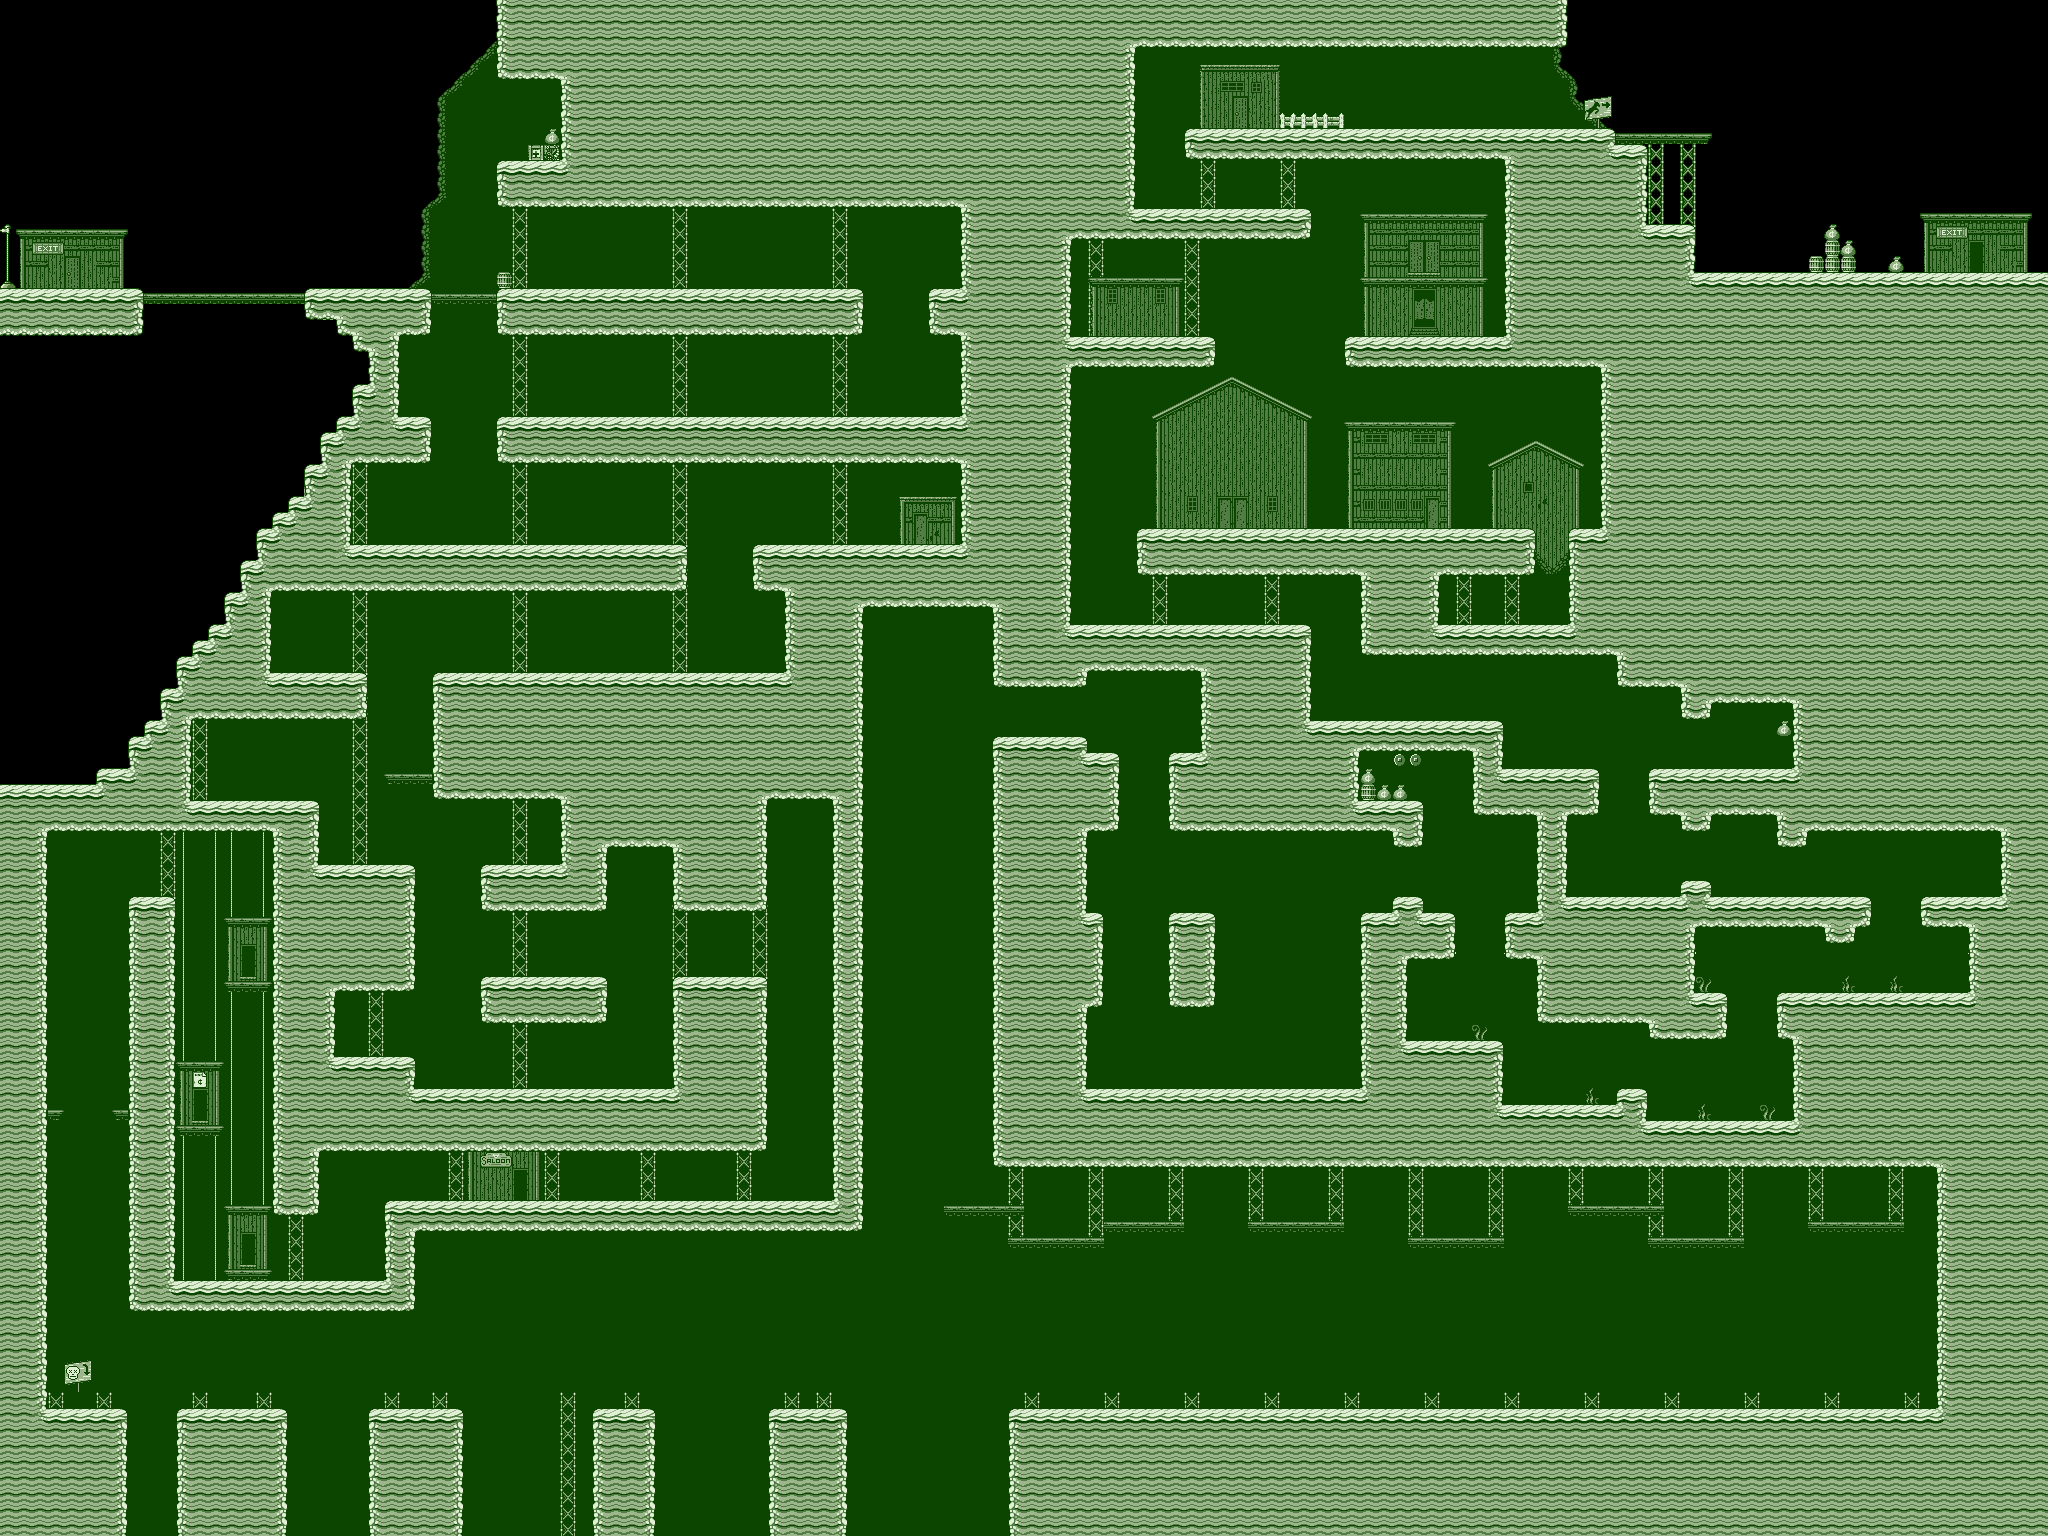

The image is a tile-based game level rendered from a .tmx file. Its description and source (layers, tilesets, objects; grid data summarised) follow:
An orthogonal 128x96 tile map with 16x16 px tiles, 4 tile layers (Wall, Background, Ground, Foreground) and 411 objects (84x Track_Middle, 33x Coin, 31x Geyser, 30x Bat, 23x Crate_Coins, ...).

<map version="1.0" orientation="orthogonal" renderorder="right-down" width="128" height="96" tilewidth="16" tileheight="16" nextobjectid="453">
 <tileset firstgid="1" name="environment" tilewidth="16" tileheight="16" tilecount="1024" columns="32">
  <image source="../../Resources/Tilesets/environment.png" width="512" height="512" />
  <tile id="512">
   <properties>
    <property name="PDKCustomCollider" value="Box_Collider" />
   </properties>
  </tile>
  <tile id="513">
   <properties>
    <property name="PDKCustomCollider" value="Box_Collider" />
   </properties>
  </tile>
  <tile id="516">
   <properties>
    <property name="PDKCustomCollider" value="Box_Collider" />
   </properties>
  </tile>
  <tile id="544">
   <properties>
    <property name="PDKCustomCollider" value="Box_Collider" />
   </properties>
  </tile>
  <tile id="548">
   <properties>
    <property name="PDKCustomCollider" value="Box_Collider" />
   </properties>
  </tile>
  <tile id="640">
   <properties>
    <property name="PDKCustomCollider" value="Box_Collider" />
   </properties>
  </tile>
  <tile id="644">
   <properties>
    <property name="PDKCustomCollider" value="Box_Collider" />
   </properties>
  </tile>
  <tile id="656">
   <properties>
    <property name="PDKCustomCollider" value="OneWayBox_Collider" />
   </properties>
  </tile>
  <tile id="675">
   <properties>
    <property name="PDKCustomCollider" value="OneWayTriangle1_Collider" />
   </properties>
  </tile>
  <tile id="676">
   <properties>
    <property name="PDKCustomCollider" value="OneWayTriangle2_Collider" />
   </properties>
  </tile>
  <tile id="677">
   <properties>
    <property name="PDKCustomCollider" value="OneWayTriangle3_Collider" />
   </properties>
  </tile>
  <tile id="678">
   <properties>
    <property name="PDKCustomCollider" value="OneWayTriangle4_Collider" />
   </properties>
  </tile>
  <tile id="713">
   <properties>
    <property name="PDKCustomCollider" value="OneWayHalfBox_Collider" />
   </properties>
  </tile>
  <tile id="714">
   <properties>
    <property name="PDKCustomCollider" value="OneWayHalfBox_Collider" />
   </properties>
  </tile>
  <tile id="715">
   <properties>
    <property name="PDKCustomCollider" value="OneWayHalfBox_Collider" />
   </properties>
  </tile>
  <tile id="745">
   <properties>
    <property name="PDKCustomCollider" value="OneWayTopHalfBox_Collider" />
   </properties>
  </tile>
  <tile id="746">
   <properties>
    <property name="PDKCustomCollider" value="OneWayTopHalfBox_Collider" />
   </properties>
  </tile>
  <tile id="747">
   <properties>
    <property name="PDKCustomCollider" value="OneWayTopHalfBox_Collider" />
   </properties>
  </tile>
  <tile id="837">
   <properties>
    <property name="PDKCustomCollider" value="Box_Collider" />
   </properties>
  </tile>
  <tile id="838">
   <properties>
    <property name="PDKCustomCollider" value="Box_Collider" />
   </properties>
  </tile>
  <tile id="840">
   <properties>
    <property name="PDKCustomCollider" value="Box_Collider" />
   </properties>
  </tile>
  <tile id="864">
   <properties>
    <property name="PDKCustomCollider" value="Box_Collider" />
   </properties>
  </tile>
  <tile id="865">
   <properties>
    <property name="PDKCustomCollider" value="Box_Collider" />
   </properties>
  </tile>
  <tile id="868">
   <properties>
    <property name="PDKCustomCollider" value="Box_Collider" />
   </properties>
  </tile>
  <tile id="872">
   <properties>
    <property name="PDKCustomCollider" value="Box_Collider" />
   </properties>
  </tile>
  <tile id="896">
   <properties>
    <property name="PDKCustomCollider" value="Box_Collider" />
   </properties>
  </tile>
  <tile id="900">
   <properties>
    <property name="PDKCustomCollider" value="Box_Collider" />
   </properties>
  </tile>
  <tile id="901">
   <properties>
    <property name="PDKCustomCollider" value="Box_Collider" />
   </properties>
  </tile>
  <tile id="928">
   <properties>
    <property name="PDKCustomCollider" value="Box_Collider" />
   </properties>
  </tile>
  <tile id="932">
   <properties>
    <property name="PDKCustomCollider" value="Box_Collider" />
   </properties>
  </tile>
  <tile id="933">
   <properties>
    <property name="PDKCustomCollider" value="Box_Collider" />
   </properties>
  </tile>
  <tile id="935">
   <properties>
    <property name="PDKCustomCollider" value="Box_Collider" />
   </properties>
  </tile>
  <tile id="936">
   <properties>
    <property name="PDKCustomCollider" value="Box_Collider" />
   </properties>
  </tile>
  <tile id="960">
   <properties>
    <property name="PDKCustomCollider" value="Box_Collider" />
   </properties>
  </tile>
  <tile id="964">
   <properties>
    <property name="PDKCustomCollider" value="Box_Collider" />
   </properties>
  </tile>
  <tile id="992">
   <properties>
    <property name="PDKCustomCollider" value="Box_Collider" />
   </properties>
  </tile>
  <tile id="996">
   <properties>
    <property name="PDKCustomCollider" value="Box_Collider" />
   </properties>
  </tile>
 </tileset>
 <layer name="Wall" width="128" height="96">
  <data>[12288 cells, 10169 non-empty, 10 distinct tile ids]</data>
 </layer>
 <layer name="Background" width="128" height="96">
  <data>[12288 cells, 674 non-empty, 56 distinct tile ids]</data>
 </layer>
 <layer name="Ground" width="128" height="96">
  <properties>
   <property name="PDKIsCollidable" value="true" />
  </properties>
  <data>[12288 cells, 5609 non-empty, 46 distinct tile ids]</data>
 </layer>
 <layer name="Foreground" width="128" height="96">
  <data>[12288 cells, 71 non-empty, 14 distinct tile ids]</data>
 </layer>
 <objectgroup name="Objects">
  <object id="1" type="Player" gid="164" x="64" y="288" width="16" height="16" />
  <object id="2" type="Vulture" gid="301" x="464" y="192" width="16" height="16" />
  <object id="3" type="Vulture" gid="301" x="432" y="160" width="16" height="16" />
  <object id="4" type="Vulture" gid="301" x="1200" y="432" width="16" height="16" />
  <object id="5" type="Vulture" gid="301" x="1440" y="464" width="16" height="16" />
  <object id="6" type="Vulture" gid="301" x="1264" y="464" width="16" height="16" />
  <object id="7" type="Vulture" gid="2147483949" x="1248" y="288" width="16" height="16" />
  <object id="8" type="Bat" gid="300" x="336" y="624" width="16" height="16" />
  <object id="9" type="Bat" gid="2147483948" x="720" y="496" width="16" height="16" />
  <object id="10" type="Bat" gid="300" x="880" y="400" width="16" height="16" />
  <object id="11" type="Bat" gid="2147483948" x="928" y="416" width="16" height="16" />
  <object id="12" type="Bat" gid="2147483948" x="896" y="368" width="16" height="16" />
  <object id="13" type="Bat" gid="300" x="912" y="656" width="16" height="16" />
  <object id="14" type="Bat" gid="2147483948" x="1536" y="400" width="16" height="16" />
  <object id="15" type="Bat" gid="300" x="1472" y="672" width="16" height="16" />
  <object id="16" type="Bat" gid="2147483948" x="1104" y="1392" width="16" height="16" />
  <object id="17" type="Bat" gid="2147483948" x="1136" y="1280" width="16" height="16" />
  <object id="18" type="Bat" gid="2147483948" x="960" y="1328" width="16" height="16" />
  <object id="19" type="Bat" gid="300" x="896" y="1152" width="16" height="16" />
  <object id="20" type="Bat" gid="300" x="960" y="1040" width="16" height="16" />
  <object id="21" type="Bat" gid="2147483948" x="896" y="944" width="16" height="16" />
  <object id="22" type="Bat" gid="2147483948" x="928" y="896" width="16" height="16" />
  <object id="23" type="Bat" gid="300" x="896" y="752" width="16" height="16" />
  <object id="24" type="Bat" gid="2147483948" x="784" y="1024" width="16" height="16" />
  <object id="25" type="Bat" gid="2147483948" x="656" y="1360" width="16" height="16" />
  </objectgroup>
</map>
<!-- 386 of 411 objects omitted -->